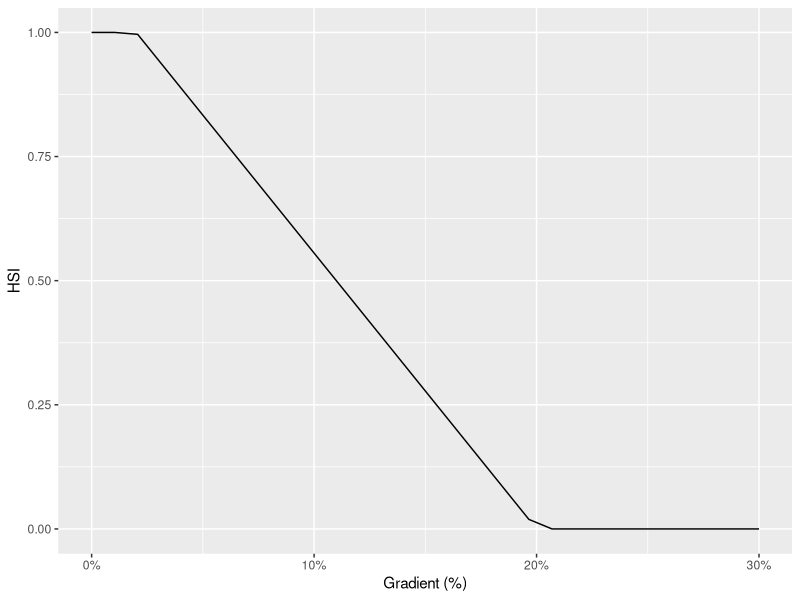
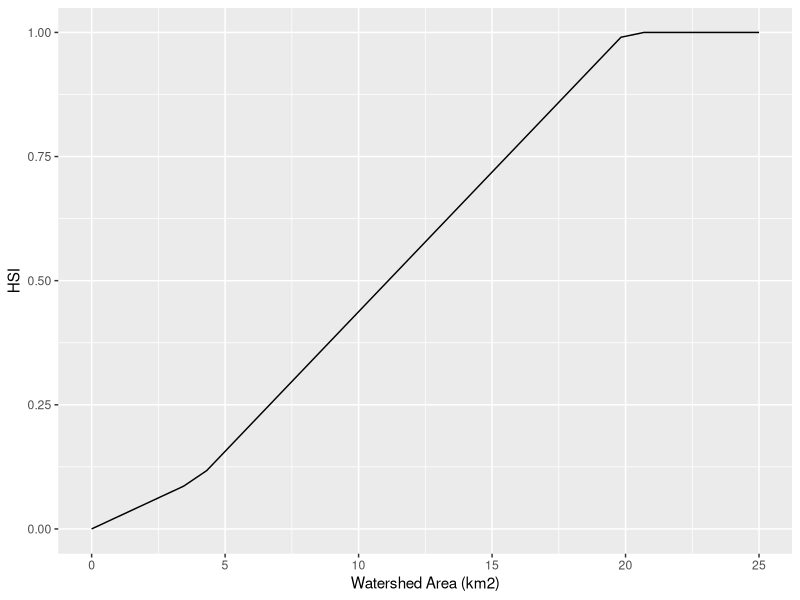
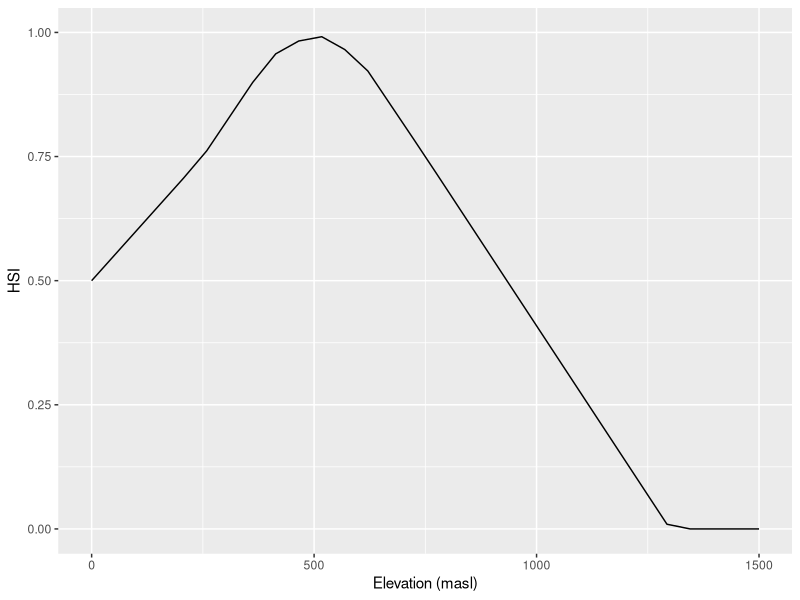

Write R code to recreate these figures, in order.
## ---- chunk 1
knitr::opts_chunk$set(echo = TRUE)

library(ggplot2)
library(scales)
## ---- chunk 2

hsi_gradient <- function(x) {
  approx(c(0,0.02, 0.2), y = c(1,1,0), xout = x, yleft = NA_real_, yright = 0, na.rm = FALSE)$y
}

hsi_watershed_area <- function(x) {
  approx(c(0,4,20), y = c(0,0.1,1), xout = x, yleft = NA_real_, yright = 1, na.rm = FALSE)$y
}

hsi_elevation <- function(x) {
  approx(c(0,250,400,500,600,750,1300), y = c(0.5,0.75,0.95,1,0.95,0.75,0), xout = x, yleft = NA_real_, yright = 0, na.rm = FALSE)$y
}
## ---- chunk 3
gradient <- data.frame(x = seq(0, 0.3, length.out = 30))
gradient$HSI <- hsi_gradient(gradient$x)

watershed_area <- data.frame(x = seq(0, 25, length.out = 30))
watershed_area$HSI <- hsi_watershed_area(watershed_area$x)

elevation <- data.frame(x = seq(0, 1500, length.out = 30))
elevation$HSI <- hsi_elevation(elevation$x)
## ---- chunk 4
ggplot(data = gradient) +
  aes(x = x, y = HSI) +
  expand_limits(y = c(0, 1)) +
  geom_line() +
  scale_x_continuous("Gradient (%)", labels = percent)

ggplot(data = watershed_area) +
  aes(x = x, y = HSI) +
  expand_limits(y = c(0, 1)) +
  geom_line() +
  scale_x_continuous("Watershed Area (km2)")

ggplot(data = elevation) +
  aes(x = x, y = HSI) +
  expand_limits(y = c(0, 1)) +
  geom_line() +
  scale_x_continuous("Elevation (masl)")
